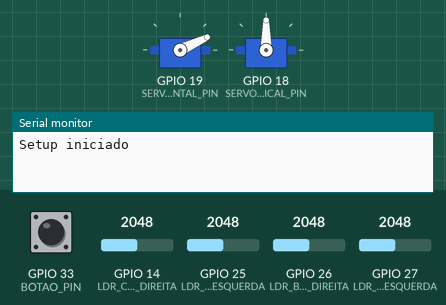
Bench run of a program on a simulated ESP32. On the bench: 2 × servo, the last lines printed to the serial monitor. Inputs (shaded band) come from the test bench; at power-on: GPIO 33 (BOTAO_PIN) LOW, GPIO 14 (LDR_CIMA_DIREITA) = 2048, GPIO 25 (LDR_BAIXO_ESQUERDA) = 2048, GPIO 26 (LDR_BAIXO_DIREITA) = 2048, GPIO 27 (LDR_CIMA_ESQUERDA) = 2048. Nothing arrives over Bluetooth unless stated.

Above: at 0.7 s.
At 8.3 s:
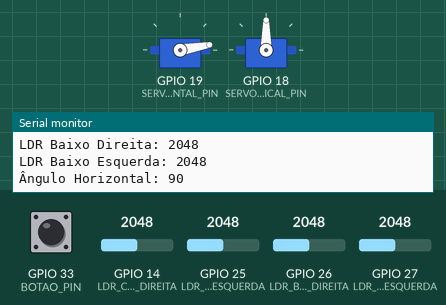
8.4 s: GPIO 33 (BOTAO_PIN) pulled HIGH for 0.15 s
At 9.5 s:
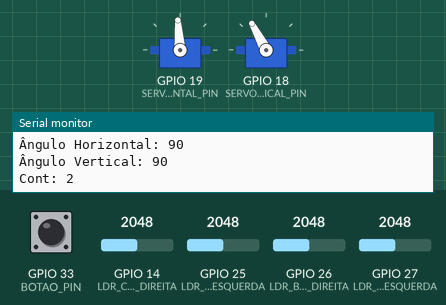
10.0 s: GPIO 14 (LDR_CIMA_DIREITA) set to 130
Timing chart, 0 to 13.0 s (numbered marks = the images above; inputs shaded):
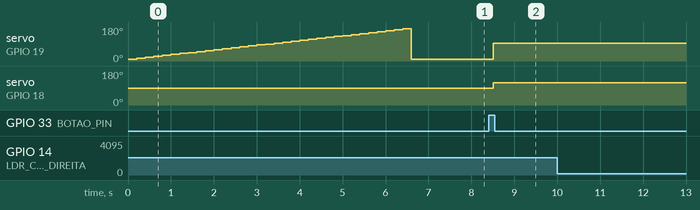

The program:

main.cpp
```cpp
#include <Arduino.h>
#include <ESP32Servo.h>
#include <BluetoothSerial.h> // Inclusão da biblioteca BluetoothSerial
#include "config.h"
#include "servos.h"
#include "bluetooth.h"
#include "ldr.h"
#include "utils.h"

// Definição de objetos para os servos e Bluetooth
Servo servoHorizontal;
Servo servoVertical;
BluetoothSerial SerialBT;

// Posição inicial dos servos
int anguloHorizontalAtual = 90;
int anguloVerticalAtual = 90;

// Flags de controle
bool seguirLuz = false;
bool modoBluetooth = false;
bool panico = false;

// Variáveis de controle
int valor_botao;
int cont = 0;

void setup() {
    Serial.begin(115200);
    Serial.println("Setup iniciado");

    // Configuração dos pinos dos servos e botão
    servoHorizontal.attach(SERVO_HORIZONTAL_PIN);
    servoVertical.attach(SERVO_VERTICAL_PIN);
    pinMode(BOTAO_PIN, INPUT);

    // Definição da posição inicial dos servos
    servoHorizontal.write(10);
    servoVertical.write(90);

    // Ativação do monitor serial e Bluetooth
    SerialBT.begin("ESP32-ServoBot");

    // Inicialização com a função rastrearLuzInicial
    rastrearLuzInicial();
    Serial.println("Setup completo");
}

void loop() {
    valor_botao = digitalRead(BOTAO_PIN);

    int ldrCimaDireita = analogRead(LDR_CIMA_DIREITA);
    int ldrCimaEsquerda = analogRead(LDR_CIMA_ESQUERDA);
    int ldrBaixoDireita = analogRead(LDR_BAIXO_DIREITA);
    int ldrBaixoEsquerda = analogRead(LDR_BAIXO_ESQUERDA);

    // Cálculo da média dos pares de LDRs
    int avgtop = (ldrCimaEsquerda + ldrCimaDireita) / 2;
    int avgbot = (ldrBaixoEsquerda + ldrBaixoDireita) / 2;
    int avgleft = (ldrCimaEsquerda + ldrBaixoEsquerda) / 2;
    int avgright = (ldrCimaDireita + ldrBaixoDireita) / 2;

    // Controle do botão e dos modos de operação
    if (valor_botao == HIGH) {
        cont++;
    }
    switch (cont) {
        case 0:
            seguirLuz = true;
            break;
        case 1:
            seguirLuz = false;
            modoBluetooth = true;
            panico = false;
            break;
        case 2:
            seguirLuz = false;
            modoBluetooth = false;
            panico = true;
            break;
        case 3:
            cont = 0;
            esp_restart();
            break;
    }

    // Controle via Bluetooth
    if (modoBluetooth) {
        if (SerialBT.available()) {
            char command = SerialBT.read();
            processarComandoBluetooth(command);
        }
    }

    // Rastreamento da luz
    if (seguirLuz && !panico) {
        rastrearLuz(avgtop, avgbot, avgleft, avgright);
    } else if (panico) {
        estadoPanico();
    }

    // Impressão dos valores no monitor serial
    imprimirValores(ldrCimaDireita, ldrCimaEsquerda, ldrBaixoDireita, ldrBaixoEsquerda);

    delay(100);
}
```

bluetooth.h
```cpp
#ifndef BLUETOOTH_H
#define BLUETOOTH_H

void processarComandoBluetooth(char command);

#endif // BLUETOOTH_H
```

ldr.h
```cpp
#ifndef LDR_H
#define LDR_H

void calibrarLDRs();

#endif // LDR_H
```

servos.h
```cpp
#ifndef SERVOS_H
#define SERVOS_H

void moverServoHorizontal(int anguloDesejado);
void moverServoVertical(int anguloDesejado);
void rastrearLuzInicial();
void rastrearLuz(int avgtop, int avgbot, int avgleft, int avgright);
void estadoPanico();

#endif // SERVOS_H
```

utils.h
```cpp
#ifndef UTILS_H
#define UTILS_H

void imprimirValores(int ldrCimaDireita, int ldrCimaEsquerda, int ldrBaixoDireita, int ldrBaixoEsquerda);

#endif // UTILS_H
```

bluetooth.cpp
```cpp
#include <BluetoothSerial.h>
#include "bluetooth.h"
#include "servos.h"
#include "config.h"

extern BluetoothSerial SerialBT;
extern int anguloHorizontalAtual;
extern int anguloVerticalAtual;

void processarComandoBluetooth(char command) {
    switch (command) {
        case '1':
            moverServoVertical(anguloVerticalAtual - INCREMENTO_ANGULO);
            break;
        case '2':
            moverServoVertical(anguloVerticalAtual + INCREMENTO_ANGULO);
            break;
        case '3':
            moverServoHorizontal(anguloHorizontalAtual + INCREMENTO_ANGULO);
            break;
        case '4':
            moverServoHorizontal(anguloHorizontalAtual - INCREMENTO_ANGULO);
            break;
    }
}
```

ldr.cpp
```cpp
#include <Arduino.h>
#include "ldr.h"
#include "config.h"

void calibrarLDRs() {
    int totalCimaDireita = 0, totalCimaEsquerda = 0, totalBaixoDireita = 0, totalBaixoEsquerda = 0;
    const int numLeituras = 100;

    for (int i = 0; i < numLeituras; i++) {
        totalCimaDireita += analogRead(LDR_CIMA_DIREITA);
        totalCimaEsquerda += analogRead(LDR_CIMA_ESQUERDA);
        totalBaixoDireita += analogRead(LDR_BAIXO_DIREITA);
        totalBaixoEsquerda += analogRead(LDR_BAIXO_ESQUERDA);
        delay(10);
    }

    int referenciaCimaDireita = totalCimaDireita / numLeituras;
    int referenciaCimaEsquerda = totalCimaEsquerda / numLeituras;
    int referenciaBaixoDireita = totalBaixoDireita / numLeituras;
    int referenciaBaixoEsquerda = totalBaixoEsquerda / numLeituras;

    Serial.print("Referência LDR Cima Direita: ");
    Serial.println(referenciaCimaDireita);
    Serial.print("Referência LDR Cima Esquerda: ");
    Serial.println(referenciaCimaEsquerda);
    Serial.print("Referência LDR Baixo Direita: ");
    Serial.println(referenciaBaixoDireita);
    Serial.print("Referência LDR Baixo Esquerda: ");
    Serial.println(referenciaBaixoEsquerda);
}
```

servos.cpp
```cpp
#include <Arduino.h>
#include <ESP32Servo.h>
#include "config.h"
#include "servos.h"

extern Servo servoHorizontal;
extern Servo servoVertical;
extern int anguloHorizontalAtual;
extern int anguloVerticalAtual;
extern bool seguirLuz;

void moverServoHorizontal(int anguloDesejado) {
    anguloDesejado = constrain(anguloDesejado, 0, 180);
    while (anguloHorizontalAtual != anguloDesejado) {
        anguloHorizontalAtual += (anguloDesejado < anguloHorizontalAtual) ? -1 : 1;
        servoHorizontal.write(anguloHorizontalAtual);
        delay(PAUSA_MOVIMENTO);
    }
}

void moverServoVertical(int anguloDesejado) {
    anguloDesejado = constrain(anguloDesejado, 0, 180);
    while (anguloVerticalAtual != anguloDesejado) {
        anguloVerticalAtual += (anguloDesejado < anguloVerticalAtual) ? -1 : 1;
        servoVertical.write(anguloVerticalAtual);
        delay(PAUSA_MOVIMENTO);
    }
}

void rastrearLuzInicial() {
    int maxLDRValue = 0;
    int maxServoAngle = 0;

    for (int angle = 10; angle <= 170; angle += 5) {
        servoHorizontal.write(angle);
        delay(200);
        int ldrValue = analogRead(LDR_CIMA_DIREITA);

        if (ldrValue > maxLDRValue) {
            maxLDRValue = ldrValue;
            maxServoAngle = angle;
        }
    }

    servoHorizontal.write(maxServoAngle);
    delay(500);

    seguirLuz = true;
}

void rastrearLuz(int avgtop, int avgbot, int avgleft, int avgright) {
    if (avgleft < REFERENCIA_LDR) {
        moverServoHorizontal(anguloHorizontalAtual - INCREMENTO_ANGULO);
    } else if (avgright < REFERENCIA_LDR) {
        moverServoHorizontal(anguloHorizontalAtual + INCREMENTO_ANGULO);
    }

    if (avgtop < REFERENCIA_LDR) {
        moverServoVertical(anguloVerticalAtual - INCREMENTO_ANGULO);
    } else if (avgbot < REFERENCIA_LDR) {
        moverServoVertical(anguloVerticalAtual + INCREMENTO_ANGULO);
    }
}

void estadoPanico() {
    servoHorizontal.write(94);
    servoVertical.write(118);
}
```

utils.cpp
```cpp
#include <Arduino.h>
#include "utils.h"

extern int anguloHorizontalAtual;
extern int anguloVerticalAtual;
extern int cont;

void imprimirValores(int ldrCimaDireita, int ldrCimaEsquerda, int ldrBaixoDireita, int ldrBaixoEsquerda) {
    Serial.print("LDR Cima Direita: ");
    Serial.println(ldrCimaDireita);
    Serial.print("LDR Cima Esquerda: ");
    Serial.println(ldrCimaEsquerda);
    Serial.print("LDR Baixo Direita: ");
    Serial.println(ldrBaixoDireita);
    Serial.print("LDR Baixo Esquerda: ");
    Serial.println(ldrBaixoEsquerda);
    Serial.print("Ângulo Horizontal: ");
    Serial.println(anguloHorizontalAtual);
    Serial.print("Ângulo Vertical: ");
    Serial.println(anguloVerticalAtual);
    Serial.print("Cont: ");
    Serial.println(cont);
}
```

config.h
```cpp
#ifndef CONFIG_H
#define CONFIG_H

// Definições dos pinos
#define LDR_CIMA_DIREITA 14
#define LDR_CIMA_ESQUERDA 27
#define LDR_BAIXO_DIREITA 26
#define LDR_BAIXO_ESQUERDA 25

#define BOTAO_PIN 33

#define SERVO_HORIZONTAL_PIN 19
#define SERVO_VERTICAL_PIN 18

// Configurações dos LDRs e Servos
#define REFERENCIA_LDR 500
#define INCREMENTO_ANGULO 2
#define PAUSA_MOVIMENTO 25

#endif // CONFIG_H
```

Measured:
- after the input at 8.4 s, servo on GPIO 19 (SERVO_HORIZONTAL_PIN): 10° → 94° after 0.11 s; servo on GPIO 18 (SERVO_VERTICAL_PIN): 90° → 118° after 0.11 s
